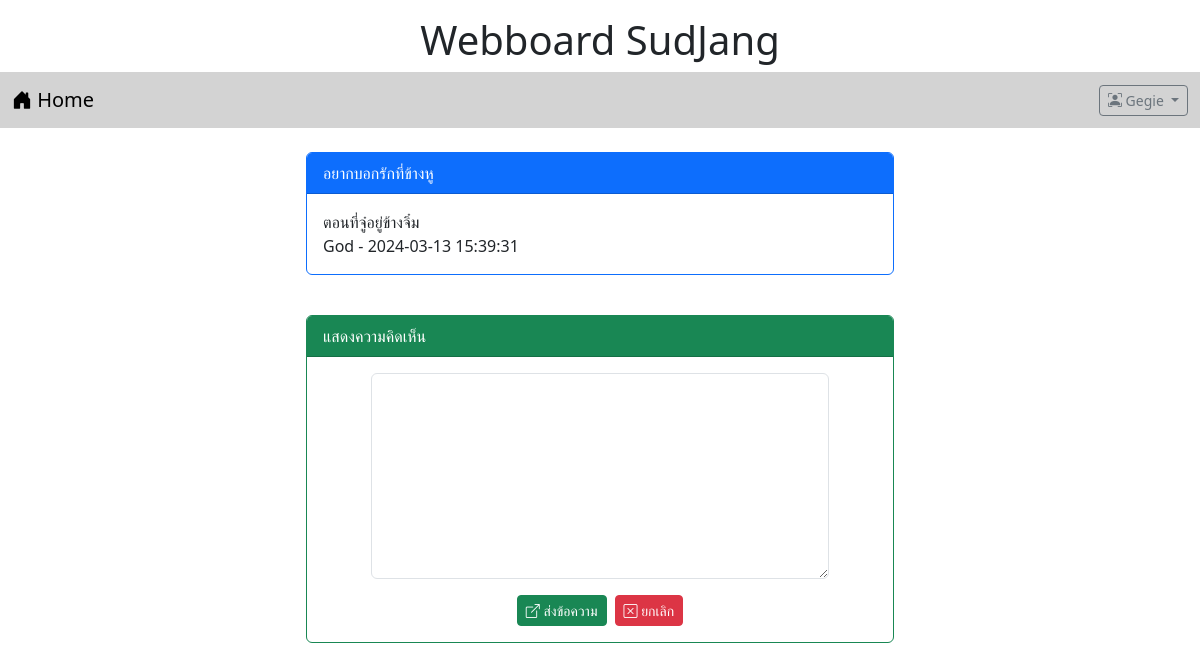
Screenshot of /post.php?id=7 (signed in) with the database file from the repository.
### tables this page shows
CREATE TABLE `post` (
  `id` int(11) NOT NULL,
  `title` varchar(128) NOT NULL,
  `content` varchar(2048) NOT NULL,
  `post_date` datetime NOT NULL,
  `cat_id` int(11) NOT NULL,
  `user_id` int(11) NOT NULL
);

CREATE TABLE `user` (
  `id` int(11) NOT NULL,
  `login` varchar(32) NOT NULL,
  `password` varchar(64) NOT NULL,
  `name` varchar(64) NOT NULL,
  `gender` char(1) NOT NULL,
  `email` varchar(32) NOT NULL,
  `role` char(1) NOT NULL
);

### post.php (the view, shortened to what this page needs)
<!DOCTYPE html>
<html lang="en">
<head>
    <link rel="stylesheet" href="bootstrap-5.3.2-dist/css/bootstrap.min.css">
    <link rel="stylesheet" href="https://cdn.jsdelivr.net/npm/bootstrap-icons@1.11.3/font/bootstrap-icons.min.css">
</head>
<body>
    <h1 style = "text-align: center;" class="mt-3">Webboard SudJang</h1>
    <?php include "nav.php" ?>
        <div class="row mt-4">
            <div class="col-lg-3 col-md-2 col-sm-1"></div>
            <div class="col-lg-6 col-md-8 col-sm-10">
            <?php
                $conn = new PDO("mysql:host=localhost;dbname=webboard;charset=utf8","root","");
                $sql = "SELECT post.title , post.content , post.post_date , user.login FROM post INNER JOIN user on (post.user_id = user.id) WHERE post.id = $_GET[id]";
                foreach($conn -> query($sql) as $row){
                    echo "<div class='card border-primary'>";
                    echo "<div class='card-header bg-primary text-white'>$row[0]</div>";
                    echo "<div class='card-body'>$row[1]<br>$row[3] - $row[2]</div>";
                    echo "</div><br>";
                }
            ?>
                <?php if (isset($_SESSION['id'])){ ?>
                <div class="card border-success mt-3">
                    <div class="card-header bg-success text-white">แสดงความคิดเห็น</div>
                    <div class="card-body">
                        <form action="post_save.php" method = "post">
                            <div class="row mb-3 justify-content-center">
                                <div class="col-lg-10">
                                    <textarea name="comment" rows="8" class = "form-control" required>
                                    </textarea>
                                </div>
                            </div>
                            <div class="row">
                                <div class="col-lg-12 d-flex justify-content-center">
                                    <button type = "submit" class = "btn btn-success btn-sm text-white">
                                    <i class = "bi bi-box-arrow-up-right"></i> ส่งข้อความ</button>
                                    <button type = "reset" class = "btn btn-danger btn-sm ms-2">
                                    <i class = "bi bi-x-square"></i> ยกเลิก</button>
                                </div>
                            </div>
                        </form>
                    </div>
                </div>
                <?php } ?>
                <br>
            </div>
            <div class="col-lg-3 col-md-2 sol-sm-1"></div>
        </div>
</body>
</html>

### rows the page displays
post: title "อยากบอกรักที่ข้างหู", content "ตอนที่จู๋อยู่ข้างจิ๋ม", user.login "God", post_date "2024-03-13 15:39:31"

### other values shown
$_SESSION['username'] "Gegie"
